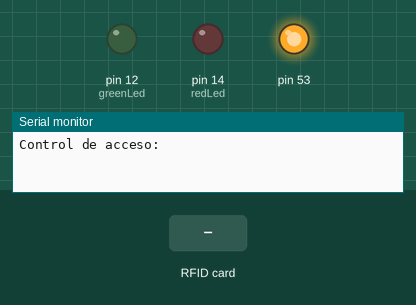
Simulated run of this sketch. Board: Arduino Mega 2560, built with avr-gcc and run on an emulated ATmega2560. Shown: output pins drawn as LEDs (lit = HIGH), the last lines printed to the serial monitor. Inputs (shaded band) come from the test bench.

Above: at 1.2 s.
1.3 s: RFID card 14 1D 78 20 held to the reader
At 2.5 s:
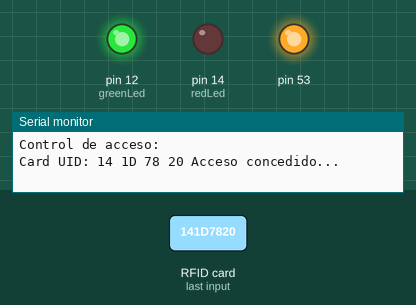
4.3 s: RFID card 5E 7A 19 C4 held to the reader
At 5.3 s:
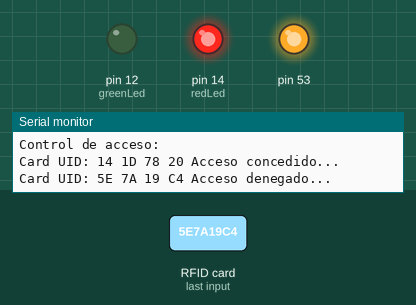
7.3 s: RFID card C1 2F D6 0E held to the reader
At 7.8 s:
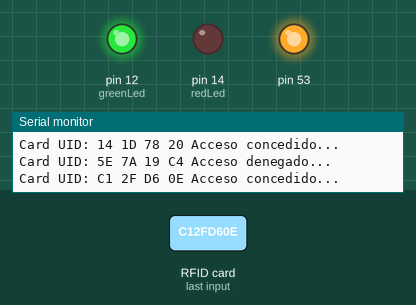
Timing chart, 0 to 10.3 s (numbered marks = the images above; inputs shaded):
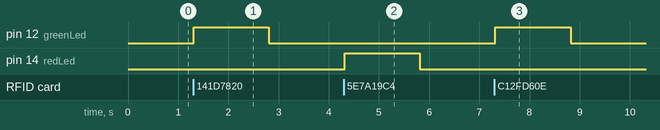

The sketch:

practica3_IoT_RFC_2.ino
```cpp
#include <SPI.h>
#include <MFRC522.h>

#define RST_PIN 22 //Pin 22 para el reset del RC522
#define SS_PIN 21 //Pin 21 para el SS (SDA) del RC522
#define greenLed 12
#define redLed 14
MFRC522 mfrc522(SS_PIN, RST_PIN); ///Creamos el objeto para el RC522

void setup() {
  Serial.begin(9600); //Iniciamos La comunicacion serial
  SPI.begin(); //Iniciamos el Bus SPI
  mfrc522.PCD_Init(); // Iniciamos el MFRC522
  Serial.println("Control de acceso:");
  pinMode(greenLed, OUTPUT);
  pinMode(redLed, OUTPUT);
}

byte ActualUID[4]; //almacenará el código del Tag leído
byte Usuario1[4]= {0x14, 0x1D, 0x78, 0x20} ; //código del usuario 1 (CRED ITESO)
byte Usuario2[4]= {0xC1, 0x2F, 0xD6, 0x0E} ; //código del usuario 2


void loop() {
  // Revisamos si hay nuevas tarjetas presentes
  if ( mfrc522.PICC_IsNewCardPresent())
  {
    //Seleccionamos una tarjeta
    if ( mfrc522.PICC_ReadCardSerial())
    {
      // Enviamos serialemente su UID
      Serial.print(F("Card UID:"));
      for (byte i = 0; i < mfrc522.uid.size; i++) {
        Serial.print(mfrc522.uid.uidByte[i] < 0x10 ? " 0" : " ");
        Serial.print(mfrc522.uid.uidByte[i], HEX);
        ActualUID[i]=mfrc522.uid.uidByte[i];
        }
        Serial.print(" ");
        //comparamos los UID para determinar si es uno de nuestros usuarios
        if(compareArray(ActualUID,Usuario1)) {
          Serial.println("Acceso concedido...");
          digitalWrite(greenLed, HIGH);
          delay(1500);
          digitalWrite(greenLed, LOW);
          }
          else if(compareArray(ActualUID,Usuario2)) {
            Serial.println("Acceso concedido...");
            digitalWrite(greenLed, HIGH);
            delay(1500);
            digitalWrite(greenLed, LOW);
            }
            else {
              Serial.println("Acceso denegado...");
              digitalWrite(redLed, HIGH);
              delay(1500);
              digitalWrite(redLed, LOW);
              }
              // Terminamos la lectura de la tarjeta tarjeta actual
              mfrc522.PICC_HaltA();
    }
  }
}

//Función para comparar dos vectores
boolean compareArray(byte array1[],byte array2[]){
  if(array1[0] != array2[0])return(false);
  if(array1[1] != array2[1])return(false);
  if(array1[2] != array2[2])return(false);
  if(array1[3] != array2[3])return(false);
  return(true);
}
```

Measured:
- after the input at 1.3 s, pin 12 (greenLed): LOW → HIGH at once, → LOW 1.5 s later
- after the input at 4.3 s, pin 14 (redLed): LOW → HIGH at once, → LOW 1.5 s later
- after the input at 7.3 s, pin 12 (greenLed): LOW → HIGH at once, → LOW 1.5 s later
